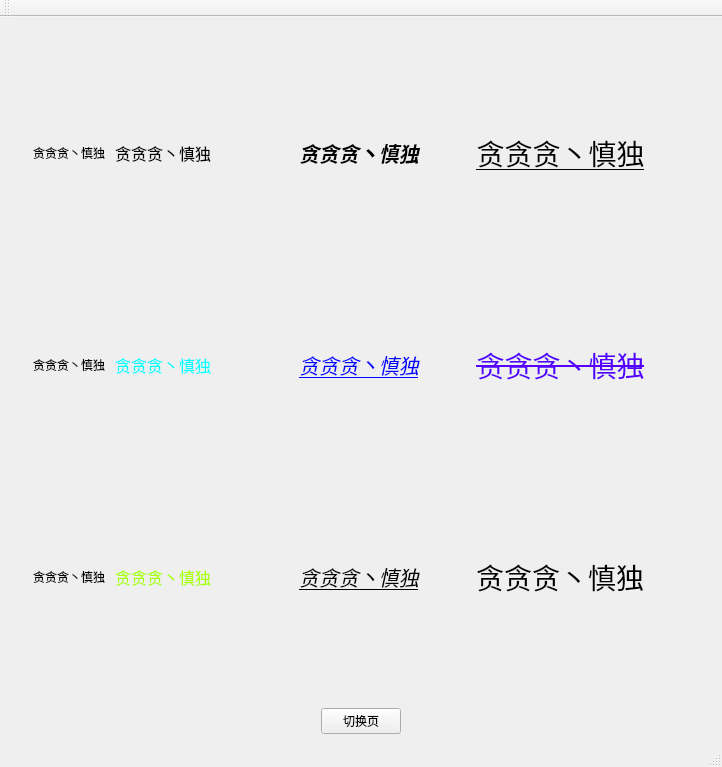
<?xml version="1.0" encoding="UTF-8"?>
<ui version="4.0">
 <class>MainWindow</class>
 <widget class="QMainWindow" name="MainWindow">
  <property name="geometry">
   <rect>
    <x>0</x>
    <y>0</y>
    <width>722</width>
    <height>767</height>
   </rect>
  </property>
  <property name="maximumSize">
   <size>
    <width>16777215</width>
    <height>16777215</height>
   </size>
  </property>
  <property name="windowTitle">
   <string>MainWindow</string>
  </property>
  <widget class="QWidget" name="centralWidget">
   <layout class="QGridLayout" name="gridLayout">
    <item row="0" column="0">
     <widget class="QStackedWidget" name="stackedWidget_main">
      <property name="font">
       <font>
        <strikeout>false</strikeout>
        <kerning>false</kerning>
       </font>
      </property>
      <property name="currentIndex">
       <number>0</number>
      </property>
      <widget class="QWidget" name="page_QLabel_text">
       <layout class="QGridLayout" name="gridLayout_6">
        <item row="0" column="0">
         <widget class="QWidget" name="defaultwidget" native="true">
          <layout class="QGridLayout" name="gridLayout_2">
           <item row="2" column="1">
            <widget class="QLabel" name="fontLab_3">
             <property name="font">
              <font>
               <family>Adobe Arabic</family>
               <pointsize>12</pointsize>
               <weight>50</weight>
               <italic>false</italic>
               <bold>false</bold>
               <strikeout>false</strikeout>
               <kerning>true</kerning>
              </font>
             </property>
             <property name="styleSheet">
              <string notr="true">color: rgb(170, 255, 0);
font: 12pt &quot;Adobe Arabic&quot;;</string>
             </property>
             <property name="text">
              <string>贪贪贪丶慎独</string>
             </property>
             <property name="textFormat">
              <enum>Qt::RichText</enum>
             </property>
             <property name="openExternalLinks">
              <bool>true</bool>
             </property>
            </widget>
           </item>
           <item row="0" column="2">
            <widget class="QLabel" name="picLab_1">
             <property name="font">
              <font>
               <pointsize>18</pointsize>
               <italic>false</italic>
               <underline>true</underline>
               <strikeout>true</strikeout>
               <kerning>false</kerning>
              </font>
             </property>
             <property name="text">
              <string/>
             </property>
             <property name="pixmap">
              <pixmap resource="res.qrc">:/Resources/image/1.png</pixmap>
             </property>
            </widget>
           </item>
           <item row="1" column="1">
            <widget class="QLabel" name="fontLab_2">
             <property name="font">
              <font>
               <family>Adobe 仿宋 Std R</family>
               <pointsize>12</pointsize>
               <strikeout>false</strikeout>
               <kerning>false</kerning>
              </font>
             </property>
             <property name="text">
              <string>&lt;html&gt;&lt;head/&gt;&lt;body&gt;&lt;p&gt;&lt;span style=&quot; color:#00ffff;&quot;&gt;贪贪贪丶慎独&lt;/span&gt;&lt;/p&gt;&lt;/body&gt;&lt;/html&gt;</string>
             </property>
             <property name="textFormat">
              <enum>Qt::RichText</enum>
             </property>
            </widget>
           </item>
           <item row="0" column="1">
            <widget class="QLabel" name="fontLab_1">
             <property name="font">
              <font>
               <family>Adobe 仿宋 Std R</family>
               <pointsize>12</pointsize>
               <strikeout>false</strikeout>
               <kerning>false</kerning>
              </font>
             </property>
             <property name="text">
              <string>贪贪贪丶慎独</string>
             </property>
            </widget>
           </item>
           <item row="0" column="5">
            <widget class="QLabel" name="CenterLab_1">
             <property name="font">
              <font>
               <pointsize>21</pointsize>
               <underline>true</underline>
               <strikeout>false</strikeout>
               <stylestrategy>PreferDefault</stylestrategy>
               <kerning>true</kerning>
              </font>
             </property>
             <property name="cursor">
              <cursorShape>CrossCursor</cursorShape>
             </property>
             <property name="acceptDrops">
              <bool>true</bool>
             </property>
             <property name="text">
              <string>贪贪贪丶慎独</string>
             </property>
             <property name="alignment">
              <set>Qt::AlignCenter</set>
             </property>
            </widget>
           </item>
           <item row="2" column="5">
            <widget class="QLabel" name="CenterLab_3">
             <property name="font">
              <font>
               <family>Adobe Arabic</family>
               <pointsize>21</pointsize>
               <weight>50</weight>
               <italic>false</italic>
               <bold>false</bold>
               <strikeout>false</strikeout>
               <kerning>true</kerning>
              </font>
             </property>
             <property name="styleSheet">
              <string notr="true">font: 21pt &quot;Adobe Arabic&quot;;
margin: 0 auto;</string>
             </property>
             <property name="text">
              <string>贪贪贪丶慎独</string>
             </property>
             <property name="textFormat">
              <enum>Qt::RichText</enum>
             </property>
             <property name="openExternalLinks">
              <bool>true</bool>
             </property>
            </widget>
           </item>
           <item row="1" column="0">
            <widget class="QLabel" name="defaultLab_2">
             <property name="font">
              <font>
               <family>Adobe 仿宋 Std R</family>
               <strikeout>false</strikeout>
               <kerning>true</kerning>
              </font>
             </property>
             <property name="text">
              <string>贪贪贪丶慎独</string>
             </property>
             <property name="textFormat">
              <enum>Qt::RichText</enum>
             </property>
            </widget>
           </item>
           <item row="1" column="3">
            <widget class="QLabel" name="linkLab_2">
             <property name="font">
              <font>
               <family>Adobe 仿宋 Std R</family>
               <pointsize>15</pointsize>
               <weight>50</weight>
               <bold>false</bold>
               <strikeout>false</strikeout>
               <kerning>false</kerning>
              </font>
             </property>
             <property name="text">
              <string>&lt;html&gt;&lt;head/&gt;&lt;body&gt;&lt;p&gt;&lt;a href=&quot;www.bluseli.cn&quot;&gt;&lt;span style=&quot; font-style:italic; color:#0000ff;&quot;&gt;贪贪贪丶慎独&lt;/span&gt;&lt;/a&gt;&lt;/p&gt;&lt;/body&gt;&lt;/html&gt;</string>
             </property>
             <property name="textFormat">
              <enum>Qt::RichText</enum>
             </property>
            </widget>
           </item>
           <item row="0" column="0">
            <widget class="QLabel" name="defaultLab_1">
             <property name="text">
              <string>贪贪贪丶慎独</string>
             </property>
            </widget>
           </item>
           <item row="2" column="3">
            <widget class="QLabel" name="linkLab_3">
             <property name="font">
              <font>
               <family>Adobe Arabic</family>
               <pointsize>15</pointsize>
               <weight>50</weight>
               <italic>true</italic>
               <bold>false</bold>
               <underline>true</underline>
               <strikeout>false</strikeout>
               <kerning>true</kerning>
              </font>
             </property>
             <property name="styleSheet">
              <string notr="true">font: 15pt &quot;Adobe Arabic&quot;;
text-decoration: underline;
font-style:italic;
</string>
             </property>
             <property name="text">
              <string>贪贪贪丶慎独</string>
             </property>
             <property name="textFormat">
              <enum>Qt::RichText</enum>
             </property>
             <property name="openExternalLinks">
              <bool>true</bool>
             </property>
            </widget>
           </item>
           <item row="2" column="0">
            <widget class="QLabel" name="defaultLab_3">
             <property name="font">
              <font>
               <family>Adobe 黑体 Std R</family>
               <pointsize>9</pointsize>
               <weight>50</weight>
               <italic>false</italic>
               <bold>false</bold>
               <strikeout>false</strikeout>
               <kerning>true</kerning>
              </font>
             </property>
             <property name="styleSheet">
              <string notr="true">font: 9pt &quot;Adobe 黑体 Std R&quot;;</string>
             </property>
             <property name="text">
              <string>贪贪贪丶慎独</string>
             </property>
             <property name="textFormat">
              <enum>Qt::RichText</enum>
             </property>
             <property name="openExternalLinks">
              <bool>true</bool>
             </property>
            </widget>
           </item>
           <item row="1" column="2">
            <widget class="QLabel" name="picLab_2">
             <property name="font">
              <font>
               <family>Adobe 仿宋 Std R</family>
               <pointsize>18</pointsize>
               <italic>true</italic>
               <strikeout>false</strikeout>
               <kerning>false</kerning>
              </font>
             </property>
             <property name="text">
              <string>&lt;html&gt;&lt;head/&gt;&lt;body&gt;&lt;p&gt;&lt;img src=&quot;:/Resources/image/1.png&quot;/&gt;&lt;/p&gt;&lt;/body&gt;&lt;/html&gt;</string>
             </property>
             <property name="textFormat">
              <enum>Qt::RichText</enum>
             </property>
            </widget>
           </item>
           <item row="2" column="2">
            <widget class="QLabel" name="picLab_3">
             <property name="font">
              <font>
               <family>Adobe 仿宋 Std R</family>
               <strikeout>false</strikeout>
               <kerning>true</kerning>
              </font>
             </property>
             <property name="styleSheet">
              <string notr="true">background-image: url(:/Resources/image/1.png);
background-repeat:no-repeat;
background-position:left;
background-origin:content-box;</string>
             </property>
             <property name="text">
              <string/>
             </property>
             <property name="textFormat">
              <enum>Qt::RichText</enum>
             </property>
             <property name="openExternalLinks">
              <bool>true</bool>
             </property>
            </widget>
           </item>
           <item row="0" column="3">
            <widget class="QLabel" name="linkLab_1">
             <property name="font">
              <font>
               <family>Adobe 繁黑體 Std B</family>
               <pointsize>15</pointsize>
               <weight>75</weight>
               <italic>true</italic>
               <bold>true</bold>
               <strikeout>false</strikeout>
               <kerning>false</kerning>
              </font>
             </property>
             <property name="text">
              <string>贪贪贪丶慎独</string>
             </property>
            </widget>
           </item>
           <item row="1" column="5">
            <widget class="QLabel" name="CenterLab_2">
             <property name="font">
              <font>
               <family>Adobe 仿宋 Std R</family>
               <pointsize>21</pointsize>
               <underline>false</underline>
               <strikeout>true</strikeout>
               <kerning>false</kerning>
              </font>
             </property>
             <property name="text">
              <string>&lt;html&gt;&lt;head/&gt;&lt;body&gt;&lt;p align=&quot;center&quot;&gt;&lt;span style=&quot; color:#5500ff;&quot;&gt;贪贪贪丶慎独&lt;/span&gt;&lt;/p&gt;&lt;/body&gt;&lt;/html&gt;</string>
             </property>
             <property name="textFormat">
              <enum>Qt::RichText</enum>
             </property>
            </widget>
           </item>
          </layout>
         </widget>
        </item>
       </layout>
      </widget>
      <widget class="QWidget" name="page_QLabel_moreText">
       <layout class="QGridLayout" name="gridLayout_9">
        <item row="0" column="0">
         <widget class="QWidget" name="widget_3" native="true">
          <layout class="QGridLayout" name="gridLayout_4">
           <item row="2" column="4">
            <widget class="QLabel" name="label_68">
             <property name="font">
              <font>
               <family>Adobe 仿宋 Std R</family>
               <pointsize>15</pointsize>
               <underline>false</underline>
               <strikeout>true</strikeout>
               <kerning>false</kerning>
              </font>
             </property>
             <property name="text">
              <string>贪贪贪丶慎独</string>
             </property>
            </widget>
           </item>
           <item row="2" column="1">
            <widget class="ColorLabel" name="label_69">
             <property name="font">
              <font>
               <family>Adobe 仿宋 Std R</family>
               <pointsize>12</pointsize>
               <strikeout>false</strikeout>
               <kerning>false</kerning>
              </font>
             </property>
             <property name="styleSheet">
              <string notr="true">color: qlineargradient(spread:pad, x1:0, y1:0, x2:1, y2:0, stop:0 rgba(162, 105, 36, 177), stop:0.166 rgba(255, 255, 0, 255), stop:0.333 rgba(0, 255, 0, 255), stop:0.494318 rgba(0, 255, 255, 255), stop:0.681818 rgba(0, 0, 255, 255), stop:0.833 rgba(255, 0, 255, 255), stop:1 rgba(255, 0, 0, 255));</string>
             </property>
             <property name="text">
              <string>贪贪贪丶慎独贪贪贪丶慎独</string>
             </property>
            </widget>
           </item>
           <item row="0" column="4">
            <widget class="QLabel" name="label_58">
             <property name="font">
              <font>
               <pointsize>15</pointsize>
               <underline>true</underline>
               <strikeout>false</strikeout>
               <kerning>false</kerning>
              </font>
             </property>
             <property name="text">
              <string>贪贪贪丶慎独</string>
             </property>
            </widget>
           </item>
           <item row="1" column="1">
            <widget class="QLabel" name="label_65">
             <property name="font">
              <font>
               <family>Adobe 仿宋 Std R</family>
               <pointsize>12</pointsize>
               <strikeout>false</strikeout>
               <kerning>false</kerning>
              </font>
             </property>
             <property name="text">
              <string>贪贪贪丶慎独</string>
             </property>
            </widget>
           </item>
           <item row="1" column="4">
            <widget class="QLabel" name="label_62">
             <property name="font">
              <font>
               <family>Adobe 仿宋 Std R</family>
               <pointsize>15</pointsize>
               <underline>false</underline>
               <strikeout>true</strikeout>
               <kerning>false</kerning>
              </font>
             </property>
             <property name="text">
              <string>贪贪贪丶慎独</string>
             </property>
            </widget>
           </item>
           <item row="0" column="1">
            <widget class="QLabel" name="label_59">
             <property name="font">
              <font>
               <pointsize>12</pointsize>
               <strikeout>false</strikeout>
               <kerning>false</kerning>
              </font>
             </property>
             <property name="text">
              <string>贪贪贪丶慎独贪贪贪丶慎独贪贪贪丶慎独贪贪贪丶慎独贪贪贪丶慎独贪贪贪丶慎独贪贪贪丶慎独贪贪贪丶慎独贪贪贪丶慎独贪贪贪丶慎独</string>
             </property>
             <property name="alignment">
              <set>Qt::AlignLeading|Qt::AlignLeft|Qt::AlignVCenter</set>
             </property>
             <property name="wordWrap">
              <bool>true</bool>
             </property>
            </widget>
           </item>
           <item row="0" column="0">
            <widget class="QLabel" name="label_60">
             <property name="text">
              <string>贪贪贪丶慎独
贪贪贪丶慎独
贪贪贪丶慎独
贪贪贪丶慎独</string>
             </property>
            </widget>
           </item>
           <item row="1" column="0" rowspan="2">
            <widget class="QLabel" name="label_61">
             <property name="font">
              <font>
               <family>Adobe 仿宋 Std R</family>
               <pointsize>12</pointsize>
               <weight>75</weight>
               <bold>true</bold>
               <strikeout>false</strikeout>
               <kerning>true</kerning>
              </font>
             </property>
             <property name="text">
              <string>贪
贪
贪
丶
慎
独
</string>
             </property>
             <property name="alignment">
              <set>Qt::AlignCenter</set>
             </property>
            </widget>
           </item>
           <item row="2" column="2" colspan="2">
            <widget class="TextTicker" name="label_67">
             <property name="font">
              <font>
               <family>Adobe 仿宋 Std R</family>
               <pointsize>15</pointsize>
               <italic>true</italic>
               <strikeout>false</strikeout>
               <kerning>false</kerning>
              </font>
             </property>
             <property name="text">
              <string>&lt;h1&gt;贪贪贪丶慎独&lt;/h1&gt;</string>
             </property>
            </widget>
           </item>
           <item row="1" column="2">
            <widget class="QLabel" name="label_63">
             <property name="font">
              <font>
               <family>Adobe 仿宋 Std R</family>
               <pointsize>15</pointsize>
               <weight>50</weight>
               <bold>false</bold>
               <strikeout>false</strikeout>
               <kerning>false</kerning>
              </font>
             </property>
             <property name="text">
              <string>贪贪贪丶慎独</string>
             </property>
            </widget>
           </item>
           <item row="0" column="2">
            <widget class="QLabel" name="label_64">
             <property name="font">
              <font>
               <pointsize>15</pointsize>
               <weight>75</weight>
               <bold>true</bold>
               <strikeout>false</strikeout>
               <kerning>false</kerning>
              </font>
             </property>
             <property name="text">
              <string>贪贪贪丶慎独</string>
             </property>
            </widget>
           </item>
           <item row="0" column="3">
            <widget class="QLabel" name="label_66">
             <property name="font">
              <font>
               <pointsize>15</pointsize>
               <weight>75</weight>
               <bold>true</bold>
               <strikeout>false</strikeout>
               <kerning>false</kerning>
              </font>
             </property>
             <property name="text">
              <string>贪贪贪丶慎独</string>
             </property>
            </widget>
           </item>
           <item row="1" column="3">
            <widget class="QLabel" name="label_71">
             <property name="font">
              <font>
               <pointsize>15</pointsize>
               <weight>75</weight>
               <bold>true</bold>
               <strikeout>false</strikeout>
               <kerning>false</kerning>
              </font>
             </property>
             <property name="text">
              <string>贪贪贪丶慎独</string>
             </property>
            </widget>
           </item>
          </layout>
         </widget>
        </item>
       </layout>
      </widget>
      <widget class="QWidget" name="page_QLabel_picture">
       <layout class="QGridLayout" name="gridLayout_8">
        <item row="0" column="0">
         <widget class="QWidget" name="widget_2" native="true">
          <layout class="QGridLayout" name="gridLayout_3">
           <item row="0" column="0">
            <widget class="QLabel" name="label_53">
             <property name="maximumSize">
              <size>
               <width>16777215</width>
               <height>16777215</height>
              </size>
             </property>
             <property name="text">
              <string/>
             </property>
             <property name="pixmap">
              <pixmap resource="res.qrc">:/Resources/image/girl.jpg</pixmap>
             </property>
             <property name="scaledContents">
              <bool>true</bool>
             </property>
            </widget>
           </item>
           <item row="0" column="1">
            <widget class="QLabel" name="girlLab">
             <property name="font">
              <font>
               <pointsize>15</pointsize>
               <weight>75</weight>
               <bold>true</bold>
               <strikeout>false</strikeout>
               <kerning>false</kerning>
              </font>
             </property>
             <property name="text">
              <string/>
             </property>
            </widget>
           </item>
          </layout>
         </widget>
        </item>
       </layout>
      </widget>
      <widget class="QWidget" name="page_"/>
      <widget class="QWidget" name="page_QPainter">
       <layout class="QGridLayout" name="gridLayout_5">
        <item row="0" column="0">
         <widget class="GradientColor" name="widget" native="true"/>
        </item>
       </layout>
      </widget>
     </widget>
    </item>
    <item row="1" column="0">
     <layout class="QHBoxLayout" name="horizontalLayout">
      <item>
       <spacer name="horizontalSpacer_2">
        <property name="orientation">
         <enum>Qt::Horizontal</enum>
        </property>
        <property name="sizeHint" stdset="0">
         <size>
          <width>40</width>
          <height>20</height>
         </size>
        </property>
       </spacer>
      </item>
      <item>
       <widget class="QPushButton" name="pushButton_change">
        <property name="text">
         <string>切换页</string>
        </property>
       </widget>
      </item>
      <item>
       <spacer name="horizontalSpacer_3">
        <property name="orientation">
         <enum>Qt::Horizontal</enum>
        </property>
        <property name="sizeHint" stdset="0">
         <size>
          <width>40</width>
          <height>20</height>
         </size>
        </property>
       </spacer>
      </item>
     </layout>
    </item>
   </layout>
  </widget>
  <widget class="QMenuBar" name="menuBar">
   <property name="geometry">
    <rect>
     <x>0</x>
     <y>0</y>
     <width>722</width>
     <height>23</height>
    </rect>
   </property>
  </widget>
  <widget class="QToolBar" name="mainToolBar">
   <attribute name="toolBarArea">
    <enum>TopToolBarArea</enum>
   </attribute>
   <attribute name="toolBarBreak">
    <bool>false</bool>
   </attribute>
  </widget>
  <widget class="QStatusBar" name="statusBar"/>
 </widget>
 <layoutdefault spacing="6" margin="11"/>
 <customwidgets>
  <customwidget>
   <class>TextTicker</class>
   <extends>QLabel</extends>
   <header>textticker.h</header>
  </customwidget>
  <customwidget>
   <class>ColorLabel</class>
   <extends>QLabel</extends>
   <header>colorlabel.h</header>
  </customwidget>
  <customwidget>
   <class>GradientColor</class>
   <extends>QWidget</extends>
   <header>gradientcolor.h</header>
   <container>1</container>
  </customwidget>
 </customwidgets>
 <resources>
  <include location="res.qrc"/>
 </resources>
 <connections/>
</ui>
